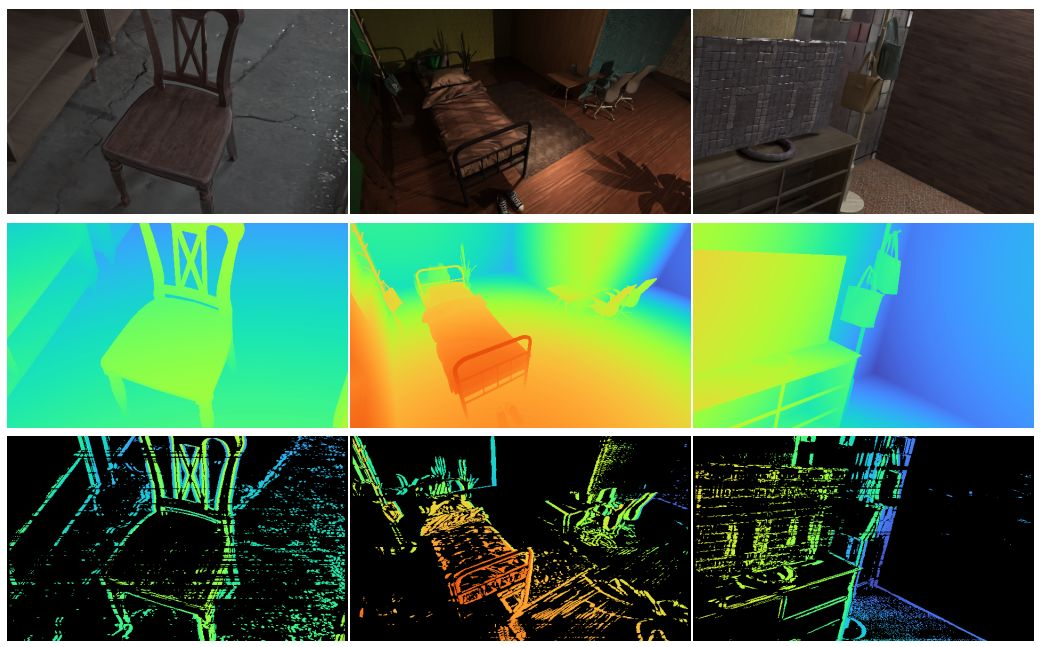
#> input picture images/dataset.jpg, 1041 x 647 px
$ python -i wfgs.py   (imports and definitions only)   (older library calls are emulated)
#> lines starting #> are read from the running program, lines starting #| are printed output that depends on the picture
#> further down, picture is the input picture: shape (647, 1041, 3); mean B, G, R 78.4, 104.7, 74.1
import numpy as np
import cv2
import math
from numba import njit, prange
import torch
import torch.nn as nn
from utils.util import MAX_8BIT, MAX_16BIT

# L2_index
def L2_index(p1, p2):
    return np.sum((p1 - p2) ** 2)

# calculate_lut
# [18 lines left out: functions calculate_lut, calculate_lut_fast, not called in this run]

# FGS_prepro
class FGS_prepro:
    # [71 lines left out: functions __init__, calculate_weight, calculate_weight_fast, not called in this run]


# lambda_update
def lambda_update(T, iteration, lambda_):
    return 1.5 * lambda_ * 4.0 ** (T - iteration) / (4.0 ** T - 1.0)

# hor_pass
# [126 lines left out: functions hor_pass, hor_pass_fast, ver_pass, ver_pass_fast, FastGlobalSmoother, not called in this run]


def sobel(src):
    ksize = 5
    scale = 1.0 / 10.0
    delta = 0
    ddepth = cv2.CV_32F
    alpha = 1.0

    grad_x = cv2.Sobel(src, ddepth, 1, 0, ksize=ksize, scale=scale, delta=delta, borderType=cv2.BORDER_DEFAULT)
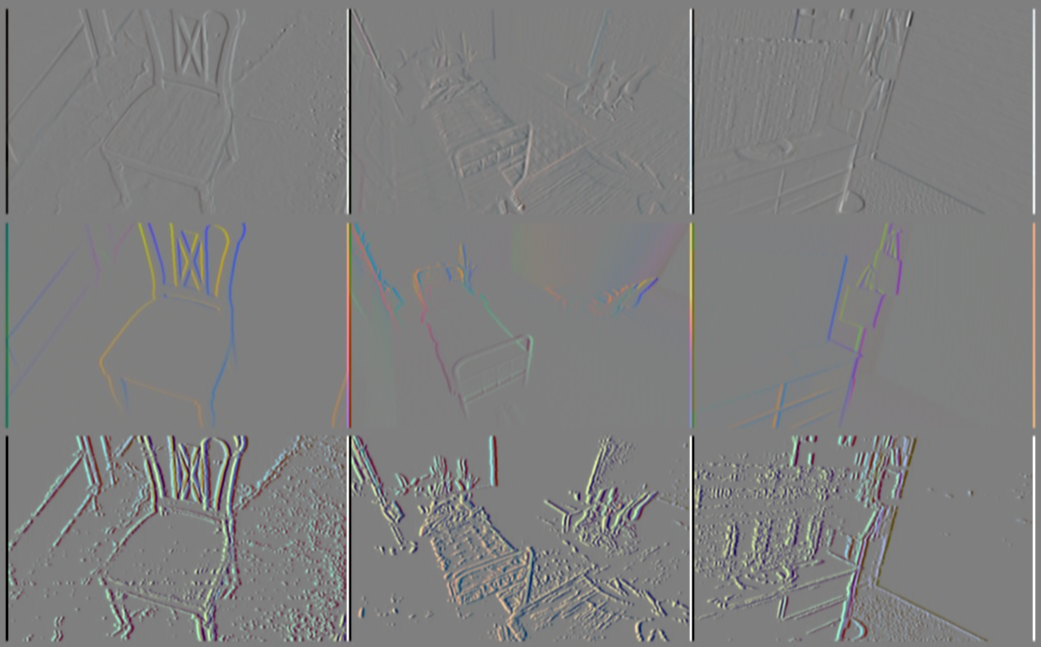
#> grad_x: shape (647, 1041, 3) float32; mean B, G, R 0, 0, 0; drawn with min black and max white
    abs_grad_x = cv2.convertScaleAbs(grad_x, alpha=alpha)
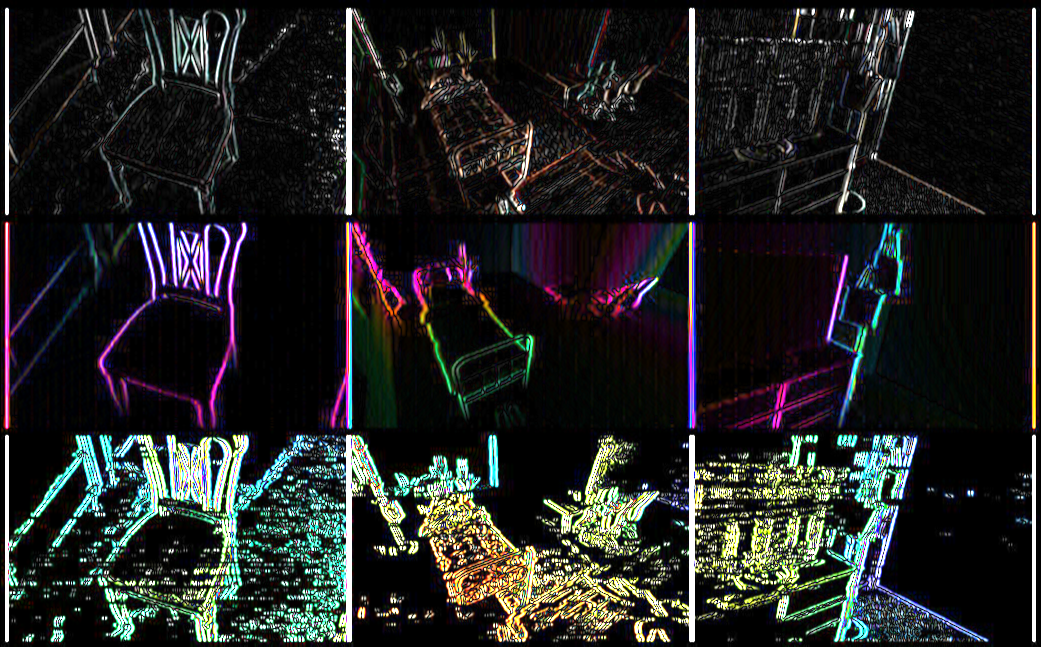
#> abs_grad_x: shape (647, 1041, 3); mean B, G, R 35.6, 36.5, 35.2

    grad_y = cv2.Sobel(src, ddepth, 0, 1, ksize=ksize, scale=scale, delta=delta, borderType=cv2.BORDER_DEFAULT)
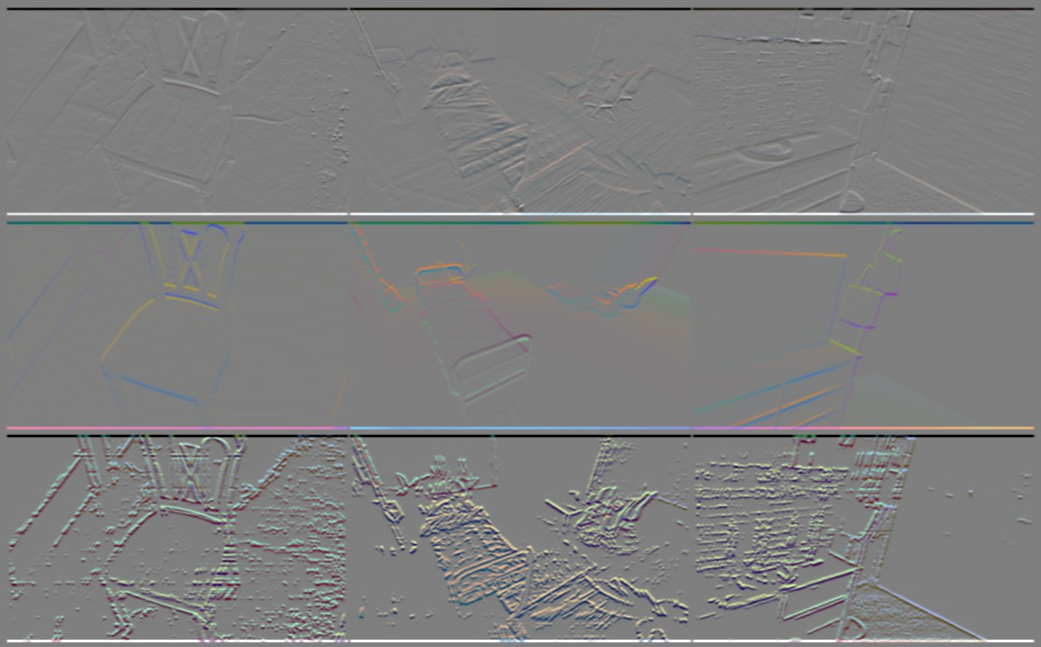
#> grad_y: shape (647, 1041, 3) float32; mean B, G, R 0, 0, 0; drawn with min black and max white
    abs_grad_y = cv2.convertScaleAbs(grad_y, alpha=alpha)
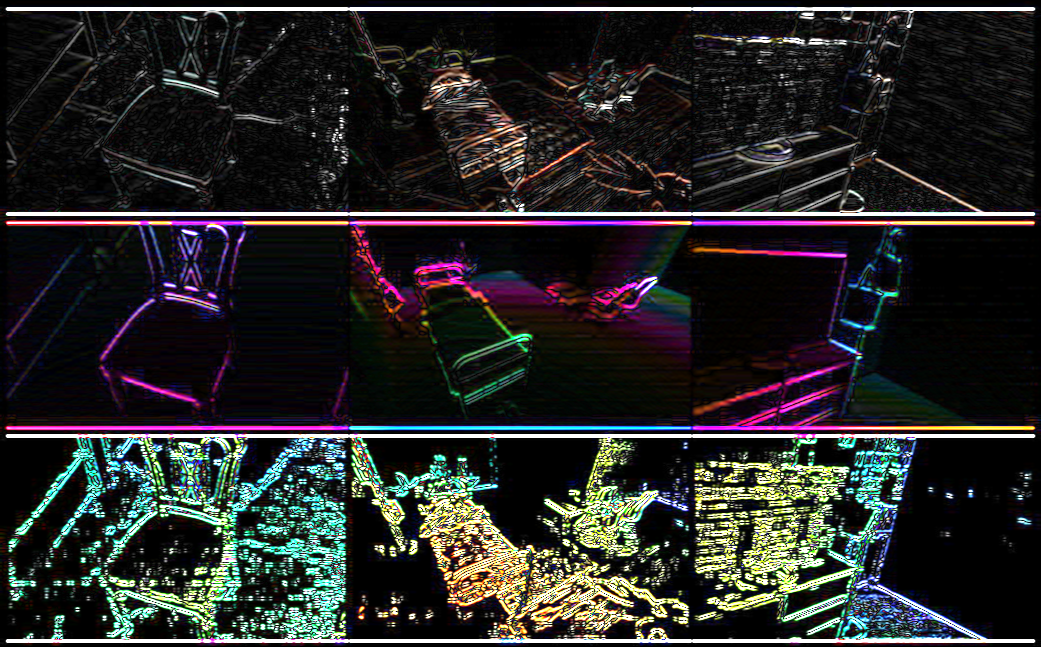
#> abs_grad_y: shape (647, 1041, 3); mean B, G, R 39.9, 40.6, 40.5

    grad = cv2.addWeighted(abs_grad_x, 0.5, abs_grad_y, 0.5, 0)
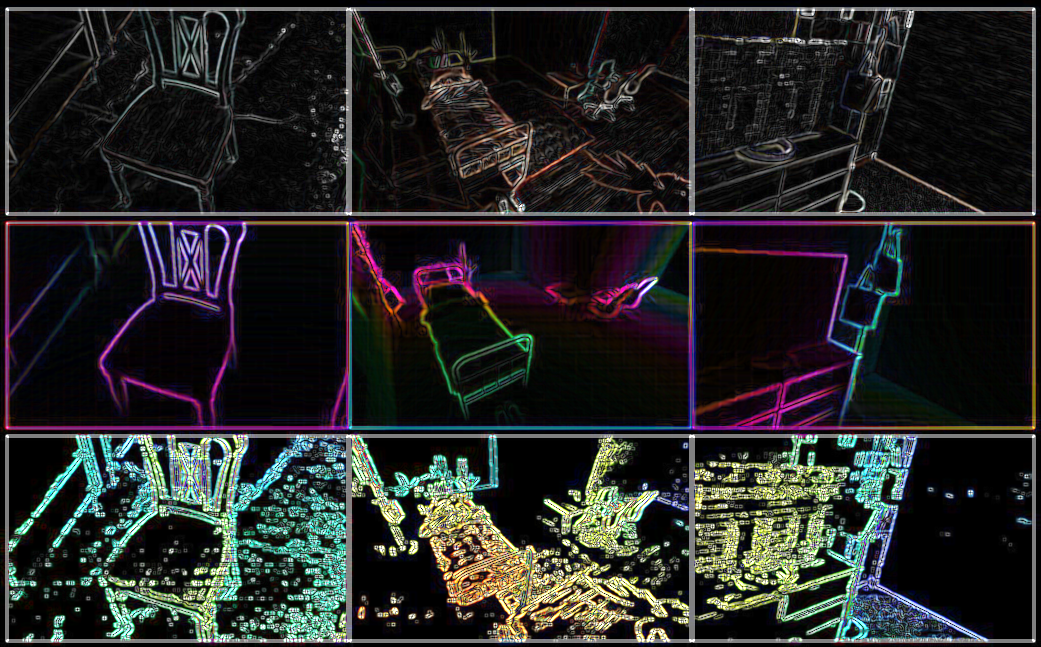
#> grad: shape (647, 1041, 3); mean B, G, R 37.7, 38.6, 37.9
    grad_blur = grad

    return grad_blur

# [38 lines left out: functions wmedian, wmedian_fast, calc_mask, not called in this run]


class WFGS(nn.Module):
    def __init__(self, args):
        super(WFGS, self).__init__()
        self.args = args

    # [61 lines left out: function forward, not called in this run]

>>> import cv2
>>> picture = cv2.imread('../images/dataset.jpg')
>>> result = sobel(picture)
